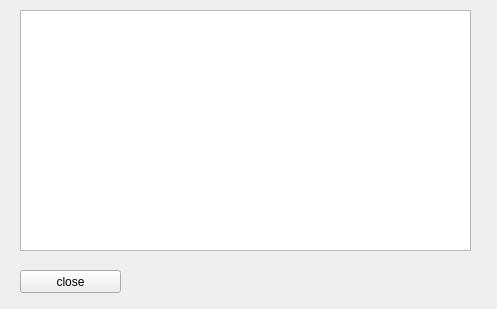
<?xml version="1.0" encoding="UTF-8"?>
<ui version="4.0">
 <class>Form</class>
 <widget class="QWidget" name="Form">
  <property name="geometry">
   <rect>
    <x>0</x>
    <y>0</y>
    <width>497</width>
    <height>309</height>
   </rect>
  </property>
  <property name="windowTitle">
   <string>Form</string>
  </property>
  <widget class="QPlainTextEdit" name="plainTextEditHelp">
   <property name="geometry">
    <rect>
     <x>20</x>
     <y>10</y>
     <width>451</width>
     <height>241</height>
    </rect>
   </property>
  </widget>
  <widget class="QPushButton" name="btn_closeHelp">
   <property name="geometry">
    <rect>
     <x>20</x>
     <y>270</y>
     <width>101</width>
     <height>23</height>
    </rect>
   </property>
   <property name="text">
    <string>close</string>
   </property>
  </widget>
 </widget>
 <resources/>
 <connections/>
</ui>
